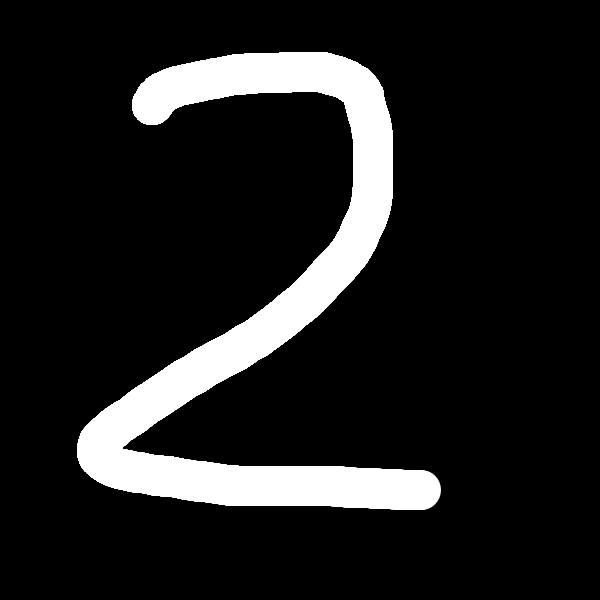
#> input picture python-server/src/AI/images/decoded_image.png, 600 x 600 px
$ python -i data_processor.py   (imports and definitions only)
#> lines starting #> are read from the running program, lines starting #| are printed output that depends on the picture
#> further down, picture is the input picture: PIL image 600x600 RGBA; mean R, G, B, A 31.2, 31.2, 31.2, 255
import base64
import io
import numpy as np
import inspect
from pathlib import Path
from datetime import datetime
from PIL import Image
from scipy import ndimage

class DataProcessor:
    """
    Processing images encoded in Base64 for use in ML pipelines.

    The processing includes:
        - Decoding Base64 strings into images
        - Cropping to the content bounding box
        - Resizing to fit within a 20x20 box while maintaining aspect ratio
        - Centering the image on a 28x28 grayscale canvas
        - Normalizing pixel values to [0, 1] and flattening to a 1D array
        - Saving processed images for debugging

    Attributes:
        save_dir (Path): Directory to save processed images.
        verbose (bool): If True, prints debug messages.
    """

    def __init__(self, save_dir="src/AI/images", verbose=True):
        """
        Initialize the DataProcessor.

        Args:
            save_dir (str): Directory where processed images will be saved.
            verbose (bool): Whether to print debug messages.
        """
        self.save_dir = Path(save_dir)
        self.save_dir.mkdir(parents=True, exist_ok=True)
        self.verbose = verbose

    def _log(self, msg):
        """Print log message if verbose is enabled."""
        if self.verbose:
            # fetch the name of the caller function
            caller_frame = inspect.currentframe().f_back
            caller_name = caller_frame.f_code.co_name
            print(f"[{caller_name}] {msg}")

    # [53 lines left out: functions convert_np_array_to_image, decode_base64_image, not called in this run]

    def resize_and_center_image(self, image: Image.Image) -> Image.Image:
        """
        Resize the image to fit within a 20x20 box while maintaining aspect ratio,
        then center it on a 28x28 grayscale canvas.

        Args:
            image (Image.Image): Input PIL Image.

        Returns:
            Image.Image: Processed PIL Image.
        """
        # Convert to grayscale
        image = image.convert("L")
        self._log("Converted image to grayscale")

        # Crop to content
        bbox = image.getbbox()
#> bbox = (77, 52, 441, 510)
        if bbox:
          image = image.crop(bbox)
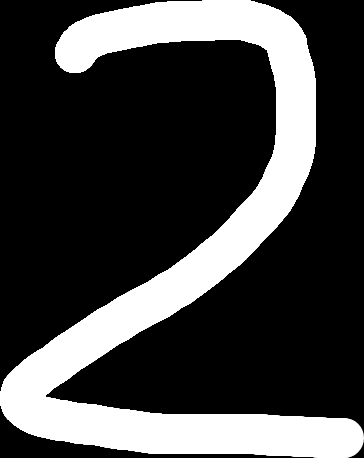
#> image: PIL image 364x458 L; min 0, max 255, mean 67.4
          self._log(f"Image cropped to bbox: {bbox}")
        else:
            raise ValueError("Decoded image contains no visible content")

        w, h = image.size
#> w = 364; h = 458
        self._log(f"Image size after cropping: width={w}, height={h}")
        # Resize to fit within 20x20 box while maintaining aspect ratio
        scale = 20.0 / max(w, h)
#> scale = 0.0437
        new_size = (int(w * scale), int(h * scale))
#> new_size = (15, 20)
        # Content rescaled size
        self._log(f"Content rescaled to: {new_size}")
        # Resize image using NEAREST to avoid introducing new gray levels
        # Each new pixel gets the value of the nearest pixel from the original image
        image = image.resize(new_size, Image.NEAREST)

        # Create new grayscale 28x28 canvas, default color is black (0)
        canvas = Image.new("L", (28, 28), 0)
#> canvas: PIL image 28x28 L; every value is 0
        # Find offset to center the image
        offset = ((28 - new_size[0]) // 2, (28 - new_size[1]) // 2)
#> offset = (6, 4)
        self._log(f"Offset for centering: {offset}")
        # Content centered to new canavas size
        self._log(f'Image resized to {canvas.size}')
        # Paste resized image onto the center of the canvas
        canvas.paste(image, offset)
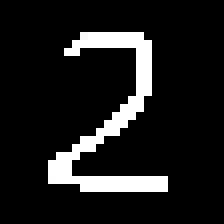
#> canvas: PIL image 28x28 L (shown 8 times larger); min 0, max 255, mean 28.3

        # center of mass centering (MNIST-style)
        canvas_np = np.array(canvas)
        cy, cx = ndimage.center_of_mass(canvas_np)
#> cy = 14.51; cx = 13.4
        self._log(f"Center of mass: ({cx}, {cy})")

        shift_x = int(round(14 - cx))
#> shift_x = 1
        shift_y = int(round(14 - cy))
#> shift_y = -1

        canvas_np = ndimage.shift(
            canvas_np,
            shift=(shift_y, shift_x),
            order=0,
            mode="constant",
            cval=0
        )
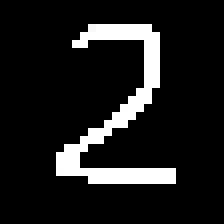
#> canvas_np: shape (28, 28) (shown 8 times larger); min 0, max 255, mean 28.3

        canvas = Image.fromarray(canvas_np)

        # Save for debugging
        output_path = self.save_dir / "resized_centered_image.png"
        canvas.save(output_path)
        self._log(f"Resized and centered image saved to {output_path}")

        return canvas

    # [22 lines left out: function normalize_and_flatten_image, not called in this run]

>>> from PIL import Image
>>> picture = Image.open('images/decoded_image.png')
>>> result = DataProcessor().resize_and_center_image(picture)
